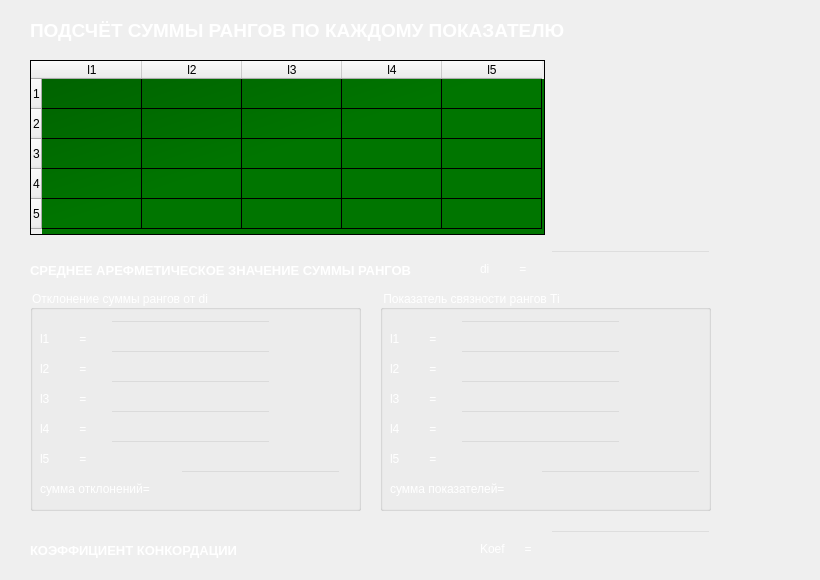
   <widget class="QWidget" name="Ch2_8">
    <widget class="QTableWidget" name="tableWidget_27">
     <property name="geometry">
      <rect>
       <x>30</x>
       <y>60</y>
       <width>515</width>
       <height>175</height>
      </rect>
     </property>
     <property name="styleSheet">
      <string notr="true">QTableWidget
{
background-color: 
qlineargradient(x1: 0, y1: 0, x2: 0.5, y2: 0.5, stop: 0 #006000, stop: 1 #007500);
color:white;
}</string>
     </property>
     <property name="columnCount">
      <number>5</number>
     </property>
     <row>
      <property name="text">
       <string>1</string>
      </property>
     </row>
     <row>
      <property name="text">
       <string>2</string>
      </property>
     </row>
     <row>
      <property name="text">
       <string>3</string>
      </property>
     </row>
     <row>
      <property name="text">
       <string>4</string>
      </property>
     </row>
     <row>
      <property name="text">
       <string>5</string>
      </property>
     </row>
     <column>
      <property name="text">
       <string>l1</string>
      </property>
     </column>
     <column>
      <property name="text">
       <string>l2</string>
      </property>
     </column>
     <column>
      <property name="text">
       <string>l3</string>
      </property>
     </column>
     <column>
      <property name="text">
       <string>l4</string>
      </property>
     </column>
     <column>
      <property name="text">
       <string>l5</string>
      </property>
     </column>
    </widget>
    <widget class="QLabel" name="label_41">
     <property name="geometry">
      <rect>
       <x>30</x>
       <y>10</y>
       <width>781</width>
       <height>41</height>
      </rect>
     </property>
     <property name="styleSheet">
      <string notr="true">QLabel
{
color: white;
}</string>
     </property>
     <property name="text">
      <string>&lt;html&gt;&lt;head/&gt;&lt;body&gt;&lt;p&gt;&lt;span style=&quot; font-size:14pt; font-weight:600;&quot;&gt;ПОДСЧЁТ СУММЫ РАНГОВ ПО КАЖДОМУ ПОКАЗАТЕЛЮ&lt;/span&gt;&lt;/p&gt;&lt;/body&gt;&lt;/html&gt;</string>
     </property>
    </widget>
    <widget class="QGroupBox" name="Ti_l_2">
     <property name="geometry">
      <rect>
       <x>380</x>
       <y>290</y>
       <width>331</width>
       <height>221</height>
      </rect>
     </property>
     <property name="styleSheet">
      <string notr="true">QGroupBox
{
color: white
}</string>
     </property>
     <property name="title">
      <string>Показатель связности рангов Ti</string>
     </property>
     <widget class="QLabel" name="l5_t3_ll_2">
      <property name="geometry">
       <rect>
        <x>10</x>
        <y>160</y>
        <width>67</width>
        <height>17</height>
       </rect>
      </property>
      <property name="styleSheet">
       <string notr="true">QLabel
{
color: white
}</string>
      </property>
      <property name="text">
       <string>l5         =</string>
      </property>
     </widget>
     <widget class="QLabel" name="l1_t3_ll_2">
      <property name="geometry">
       <rect>
        <x>10</x>
        <y>40</y>
        <width>67</width>
        <height>17</height>
       </rect>
      </property>
      <property name="styleSheet">
       <string notr="true">QLabel
{
color: white
}</string>
      </property>
      <property name="text">
       <string>l1         =</string>
      </property>
     </widget>
     <widget class="QLabel" name="l3_t3_ll_2">
      <property name="geometry">
       <rect>
        <x>10</x>
        <y>100</y>
        <width>67</width>
        <height>17</height>
       </rect>
      </property>
      <property name="styleSheet">
       <string notr="true">QLabel
{
color: white
}</string>
      </property>
      <property name="text">
       <string>l3         =</string>
      </property>
     </widget>
     <widget class="QLabel" name="sum_t3_ll_2">
      <property name="geometry">
       <rect>
        <x>10</x>
        <y>190</y>
        <width>151</width>
        <height>17</height>
       </rect>
      </property>
      <property name="styleSheet">
       <string notr="true">QLabel
{
color: white
}</string>
      </property>
      <property name="text">
       <string>сумма показателей=</string>
      </property>
     </widget>
     <widget class="QLabel" name="l4_t3_ll_2">
      <property name="geometry">
       <rect>
        <x>10</x>
        <y>130</y>
        <width>67</width>
        <height>17</height>
       </rect>
      </property>
      <property name="styleSheet">
       <string notr="true">QLabel
{
color: white
}</string>
      </property>
      <property name="text">
       <string>l4         =</string>
      </property>
     </widget>
     <widget class="QLabel" name="l2_t3_ll_2">
      <property name="geometry">
       <rect>
        <x>10</x>
        <y>70</y>
        <width>67</width>
        <height>17</height>
       </rect>
      </property>
      <property name="styleSheet">
       <string notr="true">QLabel
{
color: white
}</string>
      </property>
      <property name="text">
       <string>l2         =</string>
      </property>
     </widget>
     <widget class="QLineEdit" name="ll1_t3_2">
      <property name="geometry">
       <rect>
        <x>80</x>
        <y>30</y>
        <width>161</width>
        <height>31</height>
       </rect>
      </property>
      <property name="styleSheet">
       <string notr="true">QLineEdit
{
background: rgb(0,0,0,0);
color: white;
}</string>
      </property>
      <property name="text">
       <string/>
      </property>
     </widget>
     <widget class="QLineEdit" name="ll2_t3_2">
      <property name="geometry">
       <rect>
        <x>80</x>
        <y>60</y>
        <width>161</width>
        <height>31</height>
       </rect>
      </property>
      <property name="styleSheet">
       <string notr="true">QLineEdit
{
background: rgb(0,0,0,0);
color: white;
}</string>
      </property>
      <property name="text">
       <string/>
      </property>
     </widget>
     <widget class="QLineEdit" name="ll3_t3_2">
      <property name="geometry">
       <rect>
        <x>80</x>
        <y>90</y>
        <width>161</width>
        <height>31</height>
       </rect>
      </property>
      <property name="styleSheet">
       <string notr="true">QLineEdit
{
background: rgb(0,0,0,0);
color: white;
}</string>
      </property>
      <property name="text">
       <string/>
      </property>
     </widget>
     <widget class="QLineEdit" name="ll4_t3_2">
      <property name="geometry">
       <rect>
        <x>80</x>
        <y>120</y>
        <width>161</width>
        <height>31</height>
       </rect>
      </property>
      <property name="styleSheet">
       <string notr="true">QLineEdit
{
background: rgb(0,0,0,0);
color: white;
}</string>
      </property>
      <property name="text">
       <string/>
      </property>
     </widget>
     <widget class="QLineEdit" name="ll5_t3_2">
      <property name="geometry">
       <rect>
        <x>80</x>
        <y>150</y>
        <width>161</width>
        <height>31</height>
       </rect>
      </property>
      <property name="styleSheet">
       <string notr="true">QLineEdit
{
background: rgb(0,0,0,0);
color: white;
}</string>
      </property>
      <property name="text">
       <string/>
      </property>
     </widget>
     <widget class="QLineEdit" name="sum_ll_t3_2">
      <property name="geometry">
       <rect>
        <x>160</x>
        <y>180</y>
        <width>161</width>
        <height>31</height>
       </rect>
      </property>
      <property name="styleSheet">
       <string notr="true">QLineEdit
{
background: rgb(0,0,0,0);
color: white;
}</string>
      </property>
      <property name="text">
       <string/>
      </property>
     </widget>
    </widget>
    <widget class="QLineEdit" name="di_2">
     <property name="geometry">
      <rect>
       <x>550</x>
       <y>250</y>
       <width>161</width>
       <height>31</height>
      </rect>
     </property>
     <property name="styleSheet">
      <string notr="true">QLineEdit
{
background: rgb(0,0,0,0);
color: white;
}</string>
     </property>
     <property name="text">
      <string/>
     </property>
    </widget>
    <widget class="QLabel" name="P_123">
     <property name="geometry">
      <rect>
       <x>480</x>
       <y>260</y>
       <width>67</width>
       <height>17</height>
      </rect>
     </property>
     <property name="styleSheet">
      <string notr="true">QLabel
{
color: white
}</string>
     </property>
     <property name="text">
      <string>di         =</string>
     </property>
    </widget>
    <widget class="QLabel" name="label_42">
     <property name="geometry">
      <rect>
       <x>30</x>
       <y>250</y>
       <width>391</width>
       <height>41</height>
      </rect>
     </property>
     <property name="styleSheet">
      <string notr="true">QLabel
{
color: white;
}</string>
     </property>
     <property name="text">
      <string>&lt;html&gt;&lt;head/&gt;&lt;body&gt;&lt;p&gt;&lt;span style=&quot; font-size:10pt; font-weight:600;&quot;&gt;СРЕДНЕЕ АРЕФМЕТИЧЕСКОЕ ЗНАЧЕНИЕ СУММЫ РАНГОВ&lt;/span&gt;&lt;/p&gt;&lt;/body&gt;&lt;/html&gt;</string>
     </property>
    </widget>
    <widget class="QGroupBox" name="di_l_2">
     <property name="geometry">
      <rect>
       <x>30</x>
       <y>290</y>
       <width>331</width>
       <height>221</height>
      </rect>
     </property>
     <property name="styleSheet">
      <string notr="true">QGroupBox
{
color: white
}</string>
     </property>
     <property name="title">
      <string>Отклонение суммы рангов от di</string>
     </property>
     <widget class="QLabel" name="l5_t3_l_2">
      <property name="geometry">
       <rect>
        <x>10</x>
        <y>160</y>
        <width>67</width>
        <height>17</height>
       </rect>
      </property>
      <property name="styleSheet">
       <string notr="true">QLabel
{
color: white
}</string>
      </property>
      <property name="text">
       <string>l5         =</string>
      </property>
     </widget>
     <widget class="QLabel" name="l1_t3_l_2">
      <property name="geometry">
       <rect>
        <x>10</x>
        <y>40</y>
        <width>67</width>
        <height>17</height>
       </rect>
      </property>
      <property name="styleSheet">
       <string notr="true">QLabel
{
color: white
}</string>
      </property>
      <property name="text">
       <string>l1         =</string>
      </property>
     </widget>
     <widget class="QLabel" name="l3_t3_l_2">
      <property name="geometry">
       <rect>
        <x>10</x>
        <y>100</y>
        <width>67</width>
        <height>17</height>
       </rect>
      </property>
      <property name="styleSheet">
       <string notr="true">QLabel
{
color: white
}</string>
      </property>
      <property name="text">
       <string>l3         =</string>
      </property>
     </widget>
     <widget class="QLabel" name="sum_t3_l_2">
      <property name="geometry">
       <rect>
        <x>10</x>
        <y>190</y>
        <width>141</width>
        <height>17</height>
       </rect>
      </property>
      <property name="styleSheet">
       <string notr="true">QLabel
{
color: white
}</string>
      </property>
      <property name="text">
       <string>сумма отклонений=</string>
      </property>
     </widget>
     <widget class="QLabel" name="l4_t3_l_2">
      <property name="geometry">
       <rect>
        <x>10</x>
        <y>130</y>
        <width>67</width>
        <height>17</height>
       </rect>
      </property>
      <property name="styleSheet">
       <string notr="true">QLabel
{
color: white
}</string>
      </property>
      <property name="text">
       <string>l4         =</string>
      </property>
     </widget>
     <widget class="QLabel" name="l2_t3_l_2">
      <property name="geometry">
       <rect>
        <x>10</x>
        <y>70</y>
        <width>67</width>
        <height>17</height>
       </rect>
      </property>
      <property name="styleSheet">
       <string notr="true">QLabel
{
color: white
}</string>
      </property>
      <property name="text">
       <string>l2         =</string>
      </property>
     </widget>
     <widget class="QLineEdit" name="l1_t3_2">
      <property name="geometry">
       <rect>
        <x>80</x>
        <y>30</y>
        <width>161</width>
        <height>31</height>
       </rect>
      </property>
      <property name="styleSheet">
       <string notr="true">QLineEdit
{
background: rgb(0,0,0,0);
color: white;
}</string>
      </property>
      <property name="text">
       <string/>
      </property>
     </widget>
     <widget class="QLineEdit" name="l2_t3_2">
      <property name="geometry">
       <rect>
        <x>80</x>
        <y>60</y>
        <width>161</width>
        <height>31</height>
       </rect>
      </property>
      <property name="styleSheet">
       <string notr="true">QLineEdit
{
background: rgb(0,0,0,0);
color: white;
}</string>
      </property>
      <property name="text">
       <string/>
      </property>
     </widget>
     <widget class="QLineEdit" name="l3_t3_2">
      <property name="geometry">
       <rect>
        <x>80</x>
        <y>90</y>
        <width>161</width>
        <height>31</height>
       </rect>
      </property>
      <property name="styleSheet">
       <string notr="true">QLineEdit
{
background: rgb(0,0,0,0);
color: white;
}</string>
      </property>
      <property name="text">
       <string/>
      </property>
     </widget>
     <widget class="QLineEdit" name="l4_t3_2">
      <property name="geometry">
       <rect>
        <x>80</x>
        <y>120</y>
        <width>161</width>
        <height>31</height>
       </rect>
      </property>
      <property name="styleSheet">
       <string notr="true">QLineEdit
{
background: rgb(0,0,0,0);
color: white;
}</string>
      </property>
      <property name="text">
       <string/>
      </property>
     </widget>
     <widget class="QLineEdit" name="l5_t3_2">
      <property name="geometry">
       <rect>
        <x>80</x>
        <y>150</y>
        <width>161</width>
        <height>31</height>
       </rect>
      </property>
      <property name="styleSheet">
       <string notr="true">QLineEdit
{
background: rgb(0,0,0,0);
color: white;
}</string>
      </property>
      <property name="text">
       <string/>
      </property>
     </widget>
     <widget class="QLineEdit" name="sum_l_t3_2">
      <property name="geometry">
       <rect>
        <x>150</x>
        <y>180</y>
        <width>161</width>
        <height>31</height>
       </rect>
      </property>
      <property name="styleSheet">
       <string notr="true">QLineEdit
{
background: rgb(0,0,0,0);
color: white;
}</string>
      </property>
      <property name="text">
       <string/>
      </property>
     </widget>
    </widget>
    <widget class="QLabel" name="label_43">
     <property name="geometry">
      <rect>
       <x>30</x>
       <y>530</y>
       <width>391</width>
       <height>41</height>
      </rect>
     </property>
     <property name="styleSheet">
      <string notr="true">QLabel
{
color: white;
}</string>
     </property>
     <property name="text">
      <string>&lt;html&gt;&lt;head/&gt;&lt;body&gt;&lt;p&gt;&lt;span style=&quot; font-size:10pt; font-weight:600;&quot;&gt;КОЭФФИЦИЕНТ КОНКОРДАЦИИ&lt;/span&gt;&lt;/p&gt;&lt;/body&gt;&lt;/html&gt;</string>
     </property>
    </widget>
    <widget class="QLineEdit" name="l9_5">
     <property name="geometry">
      <rect>
       <x>550</x>
       <y>530</y>
       <width>161</width>
       <height>31</height>
      </rect>
     </property>
     <property name="styleSheet">
      <string notr="true">QLineEdit
{
background: rgb(0,0,0,0);
color: white;
}</string>
     </property>
     <property name="text">
      <string/>
     </property>
    </widget>
    <widget class="QLabel" name="P_124">
     <property name="geometry">
      <rect>
       <x>480</x>
       <y>540</y>
       <width>67</width>
       <height>17</height>
      </rect>
     </property>
     <property name="styleSheet">
      <string notr="true">QLabel
{
color: white
}</string>
     </property>
     <property name="text">
      <string>Koef      =</string>
     </property>
    </widget>
   </widget>
